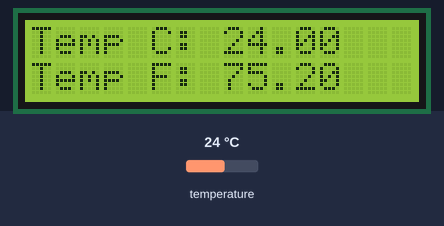
Recording of a sketch running on a simulated Arduino Uno, built with avr-gcc and run on an emulated ATmega328P. Shown: 16×2 character LCD. Inputs (shaded band) come from the test bench; at power-on: temperature 24 °C. What the sketch prints to the serial monitor is not drawn.

Above: at 1.2 s.
1.3 s: temperature set to 12 °C
At 2.7 s:
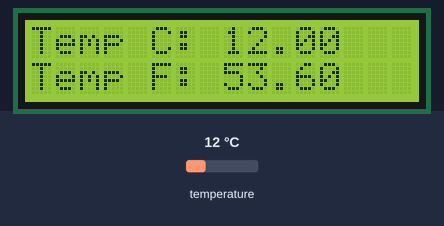
3.4 s: temperature set to 19 °C
At 5.3 s:
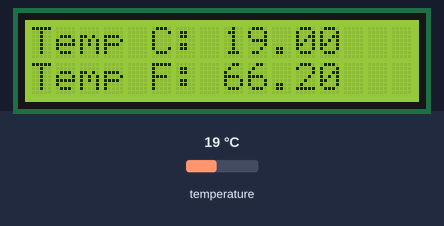
5.7 s: temperature set to 28 °C
At 7.9 s:
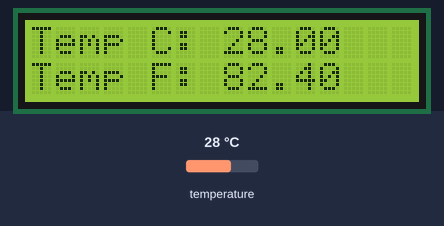
Timing chart, 0 to 9.4 s (numbered marks = the images above; inputs shaded):
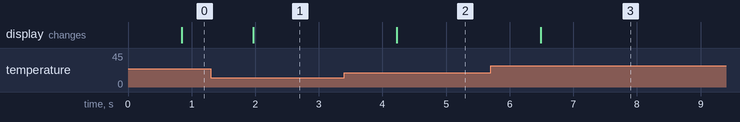

Measured:
- after the input at 1.3 s, the display: changes after 0.67 s (image 1)
- after the input at 3.4 s, the display: changes after 0.83 s (image 2)
- after the input at 5.7 s, the display: changes after 0.78 s (image 3)

The sketch:

DisplayTempOnLCD.ino
```cpp
//LCD1602
//You should now see your LCD1602 display the flowing characters "SUNFOUNDER" and "hello, world"
//Email:support@sunfounder.com
//Website:www.sunfounder.com
//2015.5.7
#include <LiquidCrystal.h>// include the library code
#include <OneWire.h>
#include <stdio.h>

char array1[]="Temp C:         ";  //the string to print on the LCD
char array2[]="Temp F:         ";  //the string to print on the LCD
int tim = 350;  //the value of delay time
// initialize the library with the numbers of the interface pins
LiquidCrystal lcd(8,9, 10, 11, 12, 13);
int numberOfCharacters = 16;


int DS18S20_Pin = 2; //DS18S20 Signal pin on digital 2
//Temperature chip i/o
OneWire ds(DS18S20_Pin);  // on digital pin 2

/*********************************************************/
void setup()
{
  lcd.begin(16, 2);  // set up the LCD's number of columns, rows:
  Serial.begin(9600);
}
/*********************************************************/
void loop()
{
    /*for ( int positionCounter1 = 0; positionCounter1 < numberOfCharacters; positionCounter1++)
    {
      lcd.scrollDisplayLeft();  //Scrolls the contents of the display one space to the left.
      lcd.print(array1[positionCounter1]);  // Print a message to the LCD.
      delay(tim);  //wait for 250 microseconds
    }
    lcd.clear();  //Clears the LCD screen and positions the cursor in the upper-left corner.
    lcd.setCursor(15,1);  // set the cursor to column 15, line 1
    for (int positionCounter2 = 0; positionCounter2 < numberOfCharacters; positionCounter2++)
    {
      lcd.scrollDisplayLeft();  //Scrolls the contents of the display one space to the left.
      lcd.print(array2[positionCounter2]);  // Print a message to the LCD.
      delay(tim);  //wait for 250 microseconds
    }
    lcd.clear();  //Clears the LCD screen and positions the cursor in the upper-left corner.
    */

    // Get temperature
    float temperature = getTemp(); //will take about 750ms to run
    Serial.println(temperature);

    lcd.setCursor(0,0);
    for (int pos = 0; pos<numberOfCharacters; pos++) {
      lcd.print(array1[pos]);
    }
    //char tempC[3];
    //sprintf(tempC, "%g", temperature);
    //puts(temperature)
    lcd.setCursor(8,0);
    lcd.print(temperature);

    lcd.setCursor(0,1);
    for (int pos = 0; pos<numberOfCharacters; pos++) {
      lcd.print(array2[pos]);
    }
    //char tempC[3];
    //sprintf(tempC, "%g", temperature);
    //puts(temperature)
    lcd.setCursor(8,1);
    lcd.print(toFarenheit(temperature));
    delay(tim);
}
/************************************************************/
float toFarenheit(float tmp) {
  return (tmp*9/5 + 32);
}

float getTemp(){
  //returns the temperature from one DS18S20 in DEG Celsius

  byte data[12];
  byte addr[8];

  if ( !ds.search(addr)) {
      //no more sensors on chain, reset search
      ds.reset_search();
      return -1000;
  }

  if ( OneWire::crc8( addr, 7) != addr[7]) {
      Serial.println("CRC is not valid!");
      return -1000;
  }

  if ( addr[0] != 0x10 && addr[0] != 0x28) {
      Serial.print("Device is not recognized");
      return -1000;
  }

  ds.reset();
  ds.select(addr);
  ds.write(0x44,1); // start conversion, with parasite power on at the end

  delay(750); // Wait for temperature conversion to complete

  byte present = ds.reset();
  ds.select(addr);
  ds.write(0xBE); // Read Scratchpad


  for (int i = 0; i < 9; i++) { // we need 9 bytes
    data[i] = ds.read();
  }

  ds.reset_search();

  byte MSB = data[1];
  byte LSB = data[0];

  float tempRead = ((MSB << 8) | LSB); //using two's compliment
  float TemperatureSum = tempRead / 16;

  return TemperatureSum;

}
```
